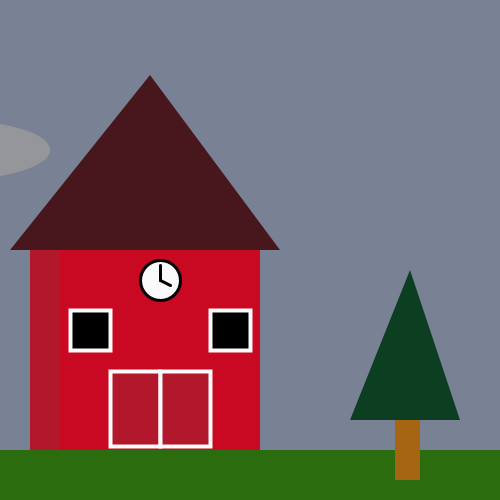
Frame 1 (no input)
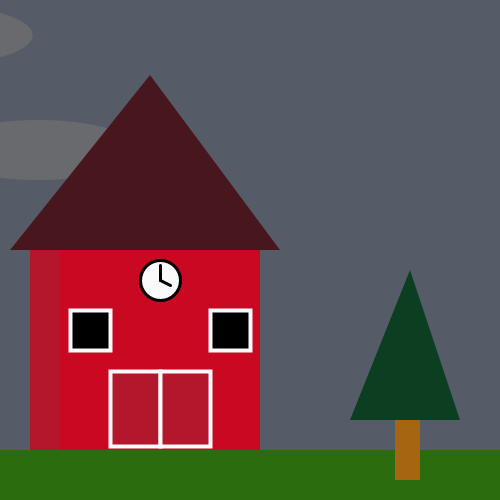
Frame 60 (the mouse pressed at the canvas centre just before this capture)
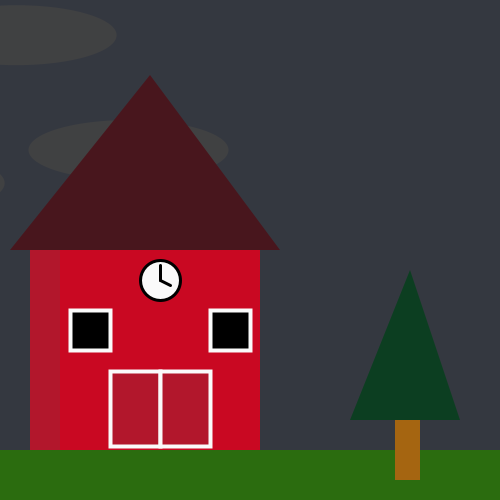
Frame 120 (the mouse held since frame 60 and released just before this capture)

The Processing sketch that drew these frames (run headless with seeded random() and noise(); from frame 60 on, the mouse is pressed at the canvas centre):

// Processing sketch: processing_136494
// ── processing_136494.pde

//by Devon McNerney

Cloud cloud1, cloud2, cloud3;
int ref;

void setup() {
  size(500, 500);
  frameRate(30);
  cloud1=new Cloud(-50, 1.5);
  cloud2=new Cloud(-150, 1.4);
  cloud3=new Cloud(-250, 1.3);
  
}

void draw() {
  
  //Sky
  background(#C6D5F2);
  fill(0, 0, 0, transparency);
  
  sun();
  
  //Clouds
  cloud1.display();
  cloud1.move();
  cloud2.display();
  cloud2.move();
  cloud3.display();
  cloud3.move();
  
  //Night
  fill(0, 0, 0, transparency*.75);
  rect(0, 0, width, height);
  
  if (transparency>100) {
    
  }
  
  //grass
  noStroke();
  fill(#2B6C0F);
  rect(0, 450, 500, 500);
  
  //house
  noStroke();
  fill(#C90822);
  rect(60, 250, 200, 200);
  
  //siding
  noStroke();
  fill(#B2172C);
  rect(30, 250, 30, 200);
  
  //roof
  noStroke();
  fill(#48161D);
  triangle(10, 250, 280, 250, 150, 75);
  
  //doors
  //left
  fill(#B2172C);
  stroke(250);
  strokeWeight(4);
  rect(110, 371, 50, 75);
  //right
  rect(160, 371, 50, 75);
  
  //windows
  //left
  fill(0);
  stroke(250);
  strokeWeight(4);
  rect(70, 310, 40, 40);
  //right
  rect(210, 310, 40, 40);
  
  //clock
  fill(250);
  stroke(0);
  strokeWeight(3);
  ellipse(160, 280, 40, 40);
  line(160, 280, 170, 285);
  line(160, 280, 160, 265);
  
  //Tree
  //Green
  fill(#0C3E21);
  noStroke();
  triangle(460, 420, 410, 270, 350, 420);
  //Trunk
  fill(#A56511);
  rect(395, 420, 25, 60);
 
}

class Cloud {
  float cloudX, cloudY, r;
  Cloud (float moveCloud, float rate) {
    println(r);
    cloudY=150;
    r=rate;
    cloudX=moveCloud;
  }
  void display() {
    noStroke();
    fill(255, 255, 255, 200);
    ellipse(cloudX, cloudY, 200, 60);
  }
  void move() {
    cloudX+=r;
    if (cloudX>width+100) {
      cloudX=-100;
      cloudY=random(20, 200);
    }
    if (cloudX<0-100)
      cloudY=random(20, 200);
  }
}

//Sun Axis
int sunRadius = 75; //size of sun
int xStart = -sunRadius; //initial x
int yStart = 20; //initial y
float xSun = xStart;
float ySun = yStart;

float t = 0;
float duration = 60 * 1000;
float conversionFactor = 2 * 3.14 / duration;
float transparency;

void sun()
{
  //Sun
  noStroke();
  fill( 247+50, 199+50, 114+50);
  ellipse(xSun, ySun, sunRadius, sunRadius);
  
  t += 0.01;
  t= millis() * conversionFactor;
  
  //parametric form
  float Rx = 300 + sunRadius/2; //width
  float Ry = height/2  - sunRadius/2; //hieght
  float centerX = width/2;
  float centerY = 350;
  xSun = cos(t) * Rx + centerX;
  ySun = sin(t) * Rx + centerY;
  
  transparency=map(ySun, 200, height, 0, 255);
   for (int starX=0; starX > width; starX += random(10)) {
    for (int starY=0; starY > height; starY += random(10)) {
      stroke(255, 255, 255, -1*transparency);
      fill(255, 255, 255, -1*transparency);
      noSmooth();
      point(starX, starY);
    }
  }
}
